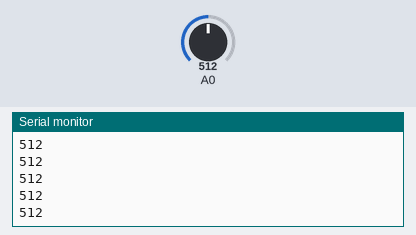
Recording of a sketch running on a simulated Arduino Uno, built with avr-gcc and run on an emulated ATmega328P. Parts: the last lines printed to the serial monitor. Inputs (shaded band) come from the test bench; at power-on: A0 = 512.

Above: at 1.2 s.
1.3 s: A0 set to 716
At 1.33 s:
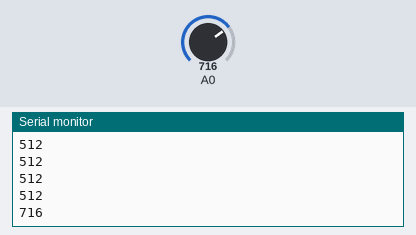
2.8 s: A0 set to 900
At 2.84 s:
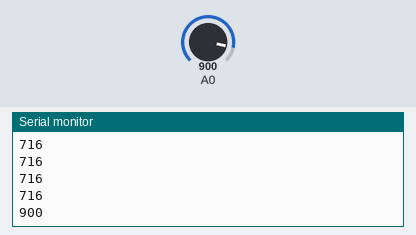
Timing chart, 0 to 5.8 s (numbered marks = the images above; inputs shaded):
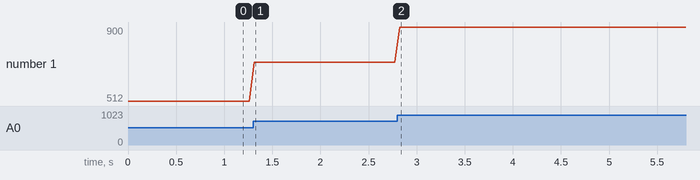

Measured:
- after the input at 1.3 s, the serial monitor: prints a new line at once (image 1)
- after the input at 2.8 s, the serial monitor: prints a new line at once (image 2)
- plotted number 1: 512 → 716 after the input at 1.3 s, 716 → 900 after the input at 2.8 s

The sketch:

Realtime-Serial-Plot.ino
```cpp
int sensorValue1,sensorValue2;
void setup() {
  Serial.begin(115200);
}

void loop() {
  sensorValue1 = analogRead(A0);
  sensorValue2 = analogRead(A0)/2;
  Serial.print(sensorValue1);
  /*Serial.print(" ");
  Serial.print(sensorValue2);*/
  Serial.println("");
  delay(50);
}
```
